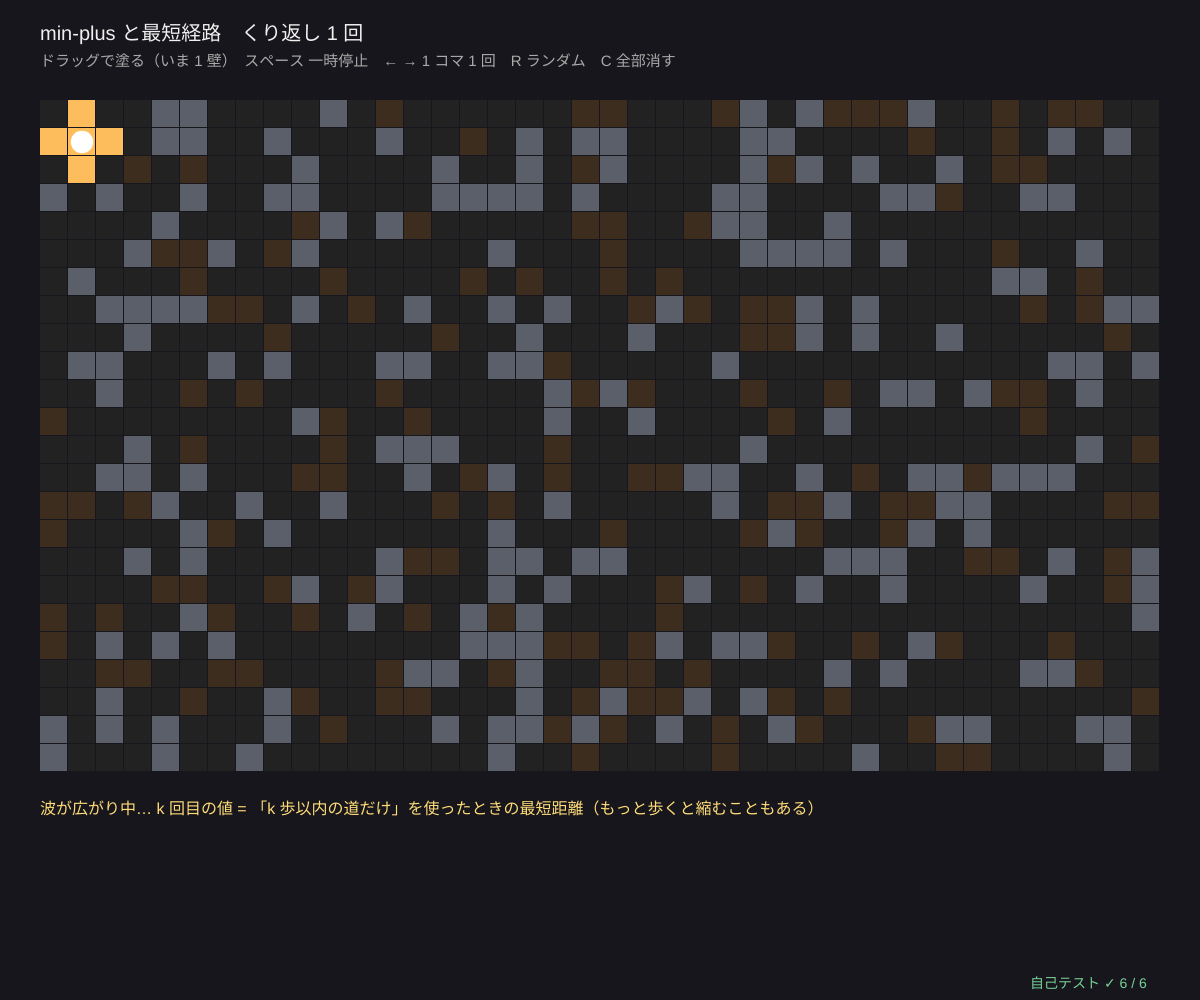
Frame 1 (no input)
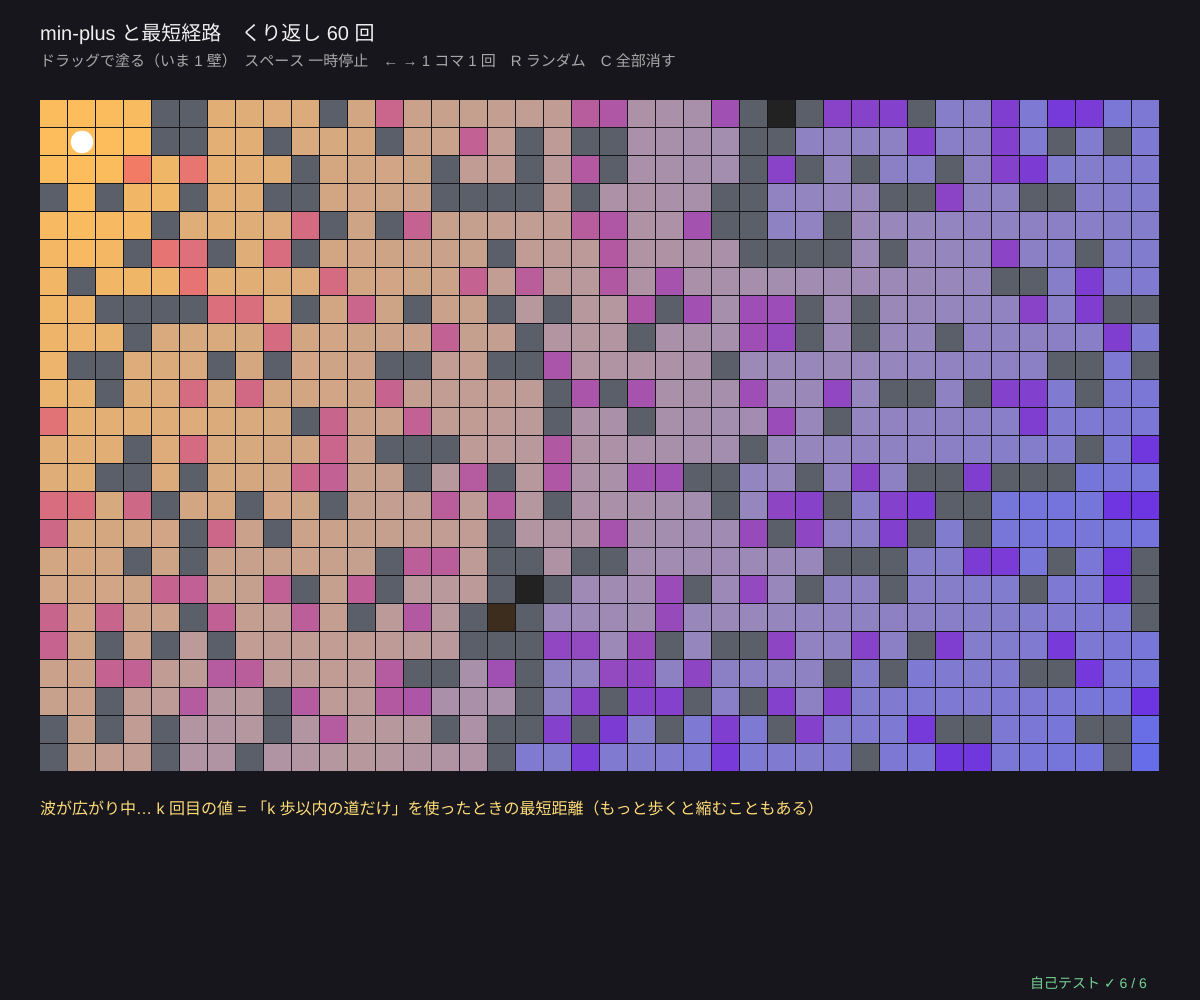
Frame 60 (no input)
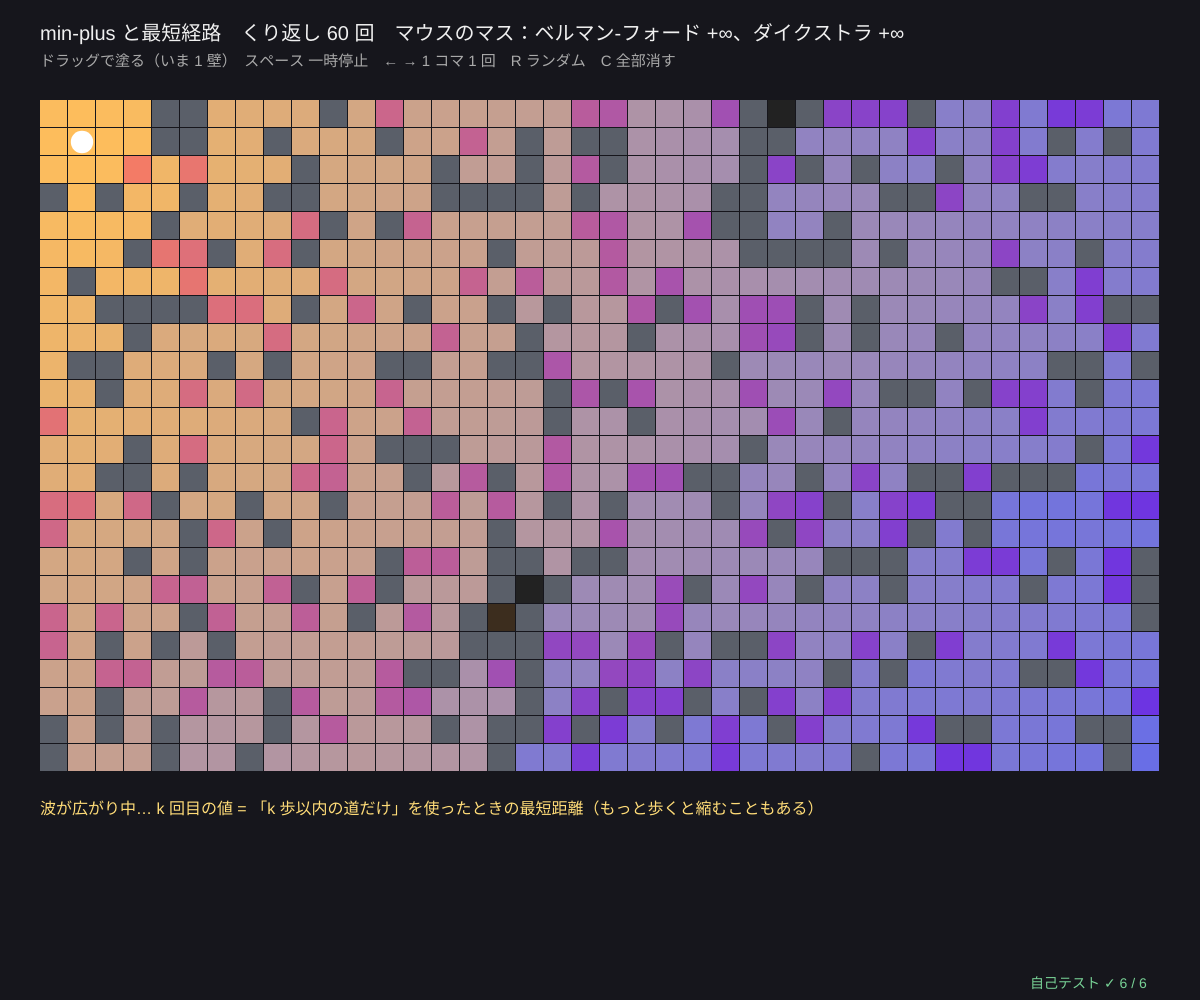
Frame 120 (the mouse pressed at the canvas centre since frame 60)

The p5.js sketch that drew these frames (run headless with seeded random() and noise() and a simulated clock; from frame 60 on, the mouse is pressed at the canvas centre):

// p5.js sketch
// ── sketch.js
// ============================================
// 12 min-plus と最短経路 ─ ⊕ を max から min に替えると (min, +) 半環。ゼロは +∞、いちは 0。今度は「いちばん近い道」
// 迷路のマスがノード。となりのマスへ入るコスト：道 1、ぬかるみ 4、壁は入れない（+∞）
//   ベルマン-フォード法 = min-plus の 1 次方程式 x = A ⊗' x ⊕' b をくり返し x ← A ⊗' x ⊕' b で解く（b = 出発点 0、他は +∞）
//   1 回くり返すごとに「1 歩ぶん」波が広がる。止まった答えを、ダイクストラ法（優先度つきキュー）の答えと比べる
// ドラッグで塗る（1 壁 / 2 ぬかるみ / 3 道 / 4 出発点）/ スペース 一時停止 / ← → 1 コマのくり返し回数 / R ランダムな迷路 / C 全部消す
// ============================================

const COLS = 40, ROWS = 24;            // ★ 迷路の大きさ
const COST = { road: 1, mud: 4 };      // ★ マスに入るコスト
const INF = Infinity;                  // min-plus のゼロ（行けない）
let cellT, src = 0, brush = 1, xs, iter = 0, done = false, paused = false, perFrame = 1, dj = null;

function setup() { createCanvas(windowWidth, windowHeight); textWrap(CHAR); selfTest(); seedRng(12); cellT = randomMaze(COLS, ROWS); src = idx(1, 1); for (let c = 0; c < 3; c++) for (let r = 0; r < 3; r++) cellT[idx(c, r)] = 0; restart(); }
function idx(c, r) { return c + COLS * r; }
function mnAdd(a, b) { return a <= b ? a : b; }                                   // a ⊕' b = min(a, b)
function mnMul(a, b) { return a === INF || b === INF ? INF : a + b; }             // a ⊗' b = a + b（+∞ があれば +∞）
function costOf(t) { return t === 1 ? INF : t === 2 ? COST.mud : COST.road; }      // 0 道、1 壁、2 ぬかるみ
function neighbors(i, nc, nr) { let c = i % nc, r = Math.floor(i / nc), out = []; if (c > 0) out.push(i - 1); if (c < nc - 1) out.push(i + 1); if (r > 0) out.push(i - nc); if (r < nr - 1) out.push(i + nc); return out; }
// ★ ベルマン-フォードの 1 回：x_i ← min( b_i, min_j (x_j ⊗' a_ij) )、a_ij = となりの j から i に入るコスト
function bfStep(x, T, s, nc, nr) {
  let y = new Array(x.length), changed = false;
  for (let i = 0; i < x.length; i++) {
    let v = i === s ? 0 : INF, ci = costOf(T[i]);
    if (ci !== INF) for (let j of neighbors(i, nc, nr)) v = mnAdd(v, mnMul(x[j], ci));
    y[i] = v; if (v !== x[i]) changed = true;
  }
  return { y, changed };
}
// ★ ダイクストラ法（2 分ヒープ）
function dijkstra(T, s, nc, nr) {
  let d = new Array(T.length).fill(INF), heap = [[0, s]]; d[s] = 0;
  let push = (e) => { heap.push(e); let k = heap.length - 1; while (k > 0) { let p = (k - 1) >> 1; if (heap[p][0] <= heap[k][0]) break; [heap[p], heap[k]] = [heap[k], heap[p]]; k = p; } };
  let pop = () => { let top = heap[0], last = heap.pop(); if (heap.length) { heap[0] = last; let k = 0; for (;;) { let l = 2 * k + 1, r = l + 1, m = k; if (l < heap.length && heap[l][0] < heap[m][0]) m = l; if (r < heap.length && heap[r][0] < heap[m][0]) m = r; if (m === k) break; [heap[m], heap[k]] = [heap[k], heap[m]]; k = m; } } return top; };
  while (heap.length) {
    let [dv, v] = pop(); if (dv > d[v]) continue;
    for (let u of neighbors(v, nc, nr)) { let w = costOf(T[u]); if (w !== INF && dv + w < d[u]) { d[u] = dv + w; push([d[u], u]); } }
  }
  return d;
}
function randomMaze(nc, nr) { let T = new Array(nc * nr).fill(0); for (let i = 0; i < T.length; i++) { let u = rnd(); T[i] = u < 0.22 ? 1 : u < 0.36 ? 2 : 0; } return T; }
function restart() { xs = cellT.map((_, i) => (i === src ? 0 : INF)); iter = 0; done = false; dj = dijkstra(cellT, src, COLS, ROWS); }

function draw() {
  background(22, 22, 28);
  if (!paused && !done) for (let t = 0; t < perFrame && !done; t++) { let r = bfStep(xs, cellT, src, COLS, ROWS); if (r.changed) { xs = r.y; iter++; } else done = true; }
  let cs = Math.floor(Math.min((width - 80) / COLS, (height - 190) / ROWS)), ox = 40, oy = 100;
  let dmax = Math.max(1, ...dj.filter((v) => v < INF));
  noStroke();
  for (let i = 0; i < cellT.length; i++) {
    let c = i % COLS, r = Math.floor(i / COLS), v = xs[i];
    if (cellT[i] === 1) fill(90, 95, 105);
    else if (v === INF) fill(cellT[i] === 2 ? color(60, 45, 30) : 34);
    else { let u = v / dmax; fill(255 - 150 * u, 190 - 80 * u + (cellT[i] === 2 ? -60 : 0), 90 + 140 * u); }
    rect(ox + c * cs, oy + r * cs, cs - 1, cs - 1);
  }
  // ---- マウスのマスから出発点までの最短の道（距離が 1 つずつ減るとなりをたどる）
  let mc = Math.floor((mouseX - ox) / cs), mr = Math.floor((mouseY - oy) / cs), info = '';
  if (mc >= 0 && mc < COLS && mr >= 0 && mr < ROWS) {
    let i = idx(mc, mr), pts = [];
    if (xs[i] < INF) {
      for (let g = 0; g < COLS * ROWS && i !== src; g++) { pts.push(i); let ci = costOf(cellT[i]), nx = neighbors(i, COLS, ROWS).find((j) => xs[j] + ci === xs[i]); if (nx === undefined) break; i = nx; }
      pts.push(src); stroke(255); strokeWeight(3); noFill(); beginShape(); for (let p of pts) vertex(ox + ((p % COLS) + 0.5) * cs, oy + (Math.floor(p / COLS) + 0.5) * cs); endShape();
    }
    info = '　マウスのマス：ベルマン-フォード ' + mpFmt(xs[idx(mc, mr)], 0) + '、ダイクストラ ' + mpFmt(dj[idx(mc, mr)], 0);
  }
  noStroke(); fill(255, 255, 255); circle(ox + ((src % COLS) + 0.5) * cs, oy + (Math.floor(src / COLS) + 0.5) * cs, cs * 0.8);
  let same = xs.every((v, i) => v === dj[i]);
  textAlign(LEFT, BASELINE); fill(240); textSize(20);
  text('min-plus と最短経路　くり返し ' + iter + ' 回' + (done ? '（止まった）' : '') + info, 40, 40);
  fill(170); textSize(15); text('ドラッグで塗る（いま ' + ['', '1 壁', '2 ぬかるみ', '3 道', '4 出発点'][brush] + '）　スペース 一時停止　← → 1 コマ ' + perFrame + ' 回　R ランダム　C 全部消す', 40, 66);
  fill(done && same ? color(120, 210, 150) : color(255, 220, 120)); textSize(16);
  text(done ? (same ? '✓ ベルマン-フォード（x ← A ⊗\' x ⊕\' b）の答え = ダイクストラ法の答え（全 ' + COLS * ROWS + ' マス、行けないマスは +∞）' : '✗ 一致しない') : '波が広がり中… k 回目の値 = 「k 歩以内の道だけ」を使ったときの最短距離（もっと歩くと縮むこともある）', 40, oy + ROWS * cs + 30, width - 80);
  drawSelfTest(width - 170, height - 12);
}

function paint() {
  let cs = Math.floor(Math.min((width - 80) / COLS, (height - 190) / ROWS)), c = Math.floor((mouseX - 40) / cs), r = Math.floor((mouseY - 100) / cs);
  if (c < 0 || c >= COLS || r < 0 || r >= ROWS) return;
  let i = idx(c, r);
  if (brush === 4) { src = i; cellT[i] = 0; } else if (i !== src) cellT[i] = brush === 1 ? 1 : brush === 2 ? 2 : 0;
  restart();
}
function mousePressed() { paint(); }
function mouseDragged() { paint(); }
function keyPressed() {
  for (let k = 1; k <= 4; k++) if (key === String(k)) brush = k;
  if (key === ' ') paused = !paused;
  if (key === RIGHT_ARROW) perFrame = Math.min(64, perFrame * 2);
  if (key === LEFT_ARROW) perFrame = Math.max(1, perFrame / 2);
  if (key === 'r' || key === 'R') { cellT = randomMaze(COLS, ROWS); for (let j of neighbors(src, COLS, ROWS).concat([src])) cellT[j] = 0; restart(); }
  if (key === 'c' || key === 'C') { cellT.fill(0); restart(); }
  return false;
}

// ---- 自己テスト
function selfTest() {
  selfTestResults = [];
  seedRng(120);
  let okBD = true, okIt = true, okTri = true;
  for (let t = 0; t < 20; t++) {
    let nc = 12 + (t % 5), nr = 9, T = randomMaze(nc, nr), s = rndInt(0, nc * nr - 1); T[s] = 0;
    let x = T.map((_, i) => (i === s ? 0 : INF)), k = 0, r;
    while ((r = bfStep(x, T, s, nc, nr)).changed && k < nc * nr) { x = r.y; k++; }
    let d = dijkstra(T, s, nc, nr);
    if (!x.every((v, i) => v === d[i]) || !noNaN(x)) okBD = false;
    if (k > nc * nr - 1) okIt = false;
    for (let i = 0; i < x.length; i++) if (costOf(T[i]) !== INF) for (let j of neighbors(i, nc, nr)) if (x[i] > mnMul(x[j], costOf(T[i]))) okTri = false;
  }
  check('ベルマン-フォード（min-plus のくり返し）= ダイクストラ法（ランダムな迷路 20 個、+∞ も一致）', okBD);
  check('くり返しは n − 1 回以内で止まる', okIt);
  check('答えは三角不等式 x_i ≤ x_j + （i に入るコスト）を満たす（もう縮まない）', okTri);
  let okW = true, okD = true;
  for (let t = 0; t < 30; t++) {
    let n = 4, A = Array.from({ length: n }, () => Array.from({ length: n }, () => (rnd() < 0.3 ? INF : rndInt(1, 9))));
    let P = A.map((r, i) => r.map((_, j) => { let m = INF; for (let k = 0; k < n; k++) m = mnAdd(m, mnMul(A[i][k], A[k][j])); return m; }));
    for (let i = 0; i < n; i++) for (let j = 0; j < n; j++) { let b = INF; for (let k = 0; k < n; k++) if (A[i][k] < INF && A[k][j] < INF) b = Math.min(b, A[i][k] + A[k][j]); if (P[i][j] !== b) okW = false; }
    let neg = (M) => M.map((r) => r.map((v) => (v === INF ? NEG_INF : v === NEG_INF ? INF : -v))), Q = neg(mpMatMul(neg(A), neg(A)));
    if (!Q.every((r, i) => r.every((v, j) => v === P[i][j]))) okD = false;
  }
  check('min-plus の行列の積 (A ⊗\' A)_ij = 2 本の道の最短（総当たり）', okW);
  check('min-plus = 符号を反対にした max-plus：A ⊗\' B = −((−A) ⊗ (−B))', okD);
  check('+∞ ⊗\' a = +∞、+∞ ⊕\' a = a（NaN なし）', mnMul(INF, 5) === INF && mnMul(INF, INF) === INF && mnAdd(INF, 5) === 5);
  reportSelfTest();
}

// ---------- やってみよう ----------
// 1. スペースで止めて ← → で 1 回ずつ進め、波（色のついたマス）が 1 歩ずつ広がるのを見よう
// 2. 2 でぬかるみを塗って、最短の道がぬかるみをよけるか確かめよう。ぬかるみのコストを 2 にすると？
// 3. 壁で出発点を囲むと、外のマスはずっと +∞（暗いまま）。ε = −∞ の min 版
// 4. くり返しの回数とダイクストラ法の手間を比べよう。ダイクストラが速いのはなぜ？（負のコストがないとき）
// 5. 03 の A^{⊗k}（max）とシリーズ 38 の 09（min）は、符号を反対にすれば同じ計算

// ==================================================
// ここから下は「マックスプラスの道具」（中身は読まなくても OK。消さないでね）
// ==================================================
// ---- マックスプラスの数：ε = −∞（「ゼロ」= 起きない・制約なし）、e = 0（「いち」= 待ち時間なし）
const NEG_INF = -Infinity;
function mpAdd(a, b) { return a >= b ? a : b; }                                   // a ⊕ b = max(a, b)
function mpMul(a, b) { return a === NEG_INF || b === NEG_INF ? NEG_INF : a + b; }  // a ⊗ b = a + b（ε があれば ε。−∞ + ∞ を作らない）
function mpFmt(v, d) {                                                             // ε を「ε」と表示（−Infinity を見せない）
  if (v === NEG_INF) return 'ε';
  if (v === Infinity) return '+∞';
  if (typeof v !== 'number' || v !== v) return '?';
  let s = (+v.toFixed(d === undefined ? 1 : d)).toString();
  return s === '-0' ? '0' : s;
}
// ---- マックスプラス行列（配列の配列）。(A ⊗ B)_ij = max_k (a_ik + b_kj)
function mpMat(n, m, v) { return Array.from({ length: n }, () => new Array(m).fill(v === undefined ? NEG_INF : v)); }
function mpEye(n) { let I = mpMat(n, n); for (let i = 0; i < n; i++) I[i][i] = 0; return I; }      // 単位行列 E（対角 e = 0、他は ε）
function mpMatMul(A, B) {
  let n = A.length, m = B[0].length, q = B.length, C = mpMat(n, m);
  for (let i = 0; i < n; i++) for (let k = 0; k < q; k++) {
    let a = A[i][k]; if (a === NEG_INF) continue;
    for (let j = 0; j < m; j++) { let b = B[k][j]; if (b !== NEG_INF && a + b > C[i][j]) C[i][j] = a + b; }
  }
  return C;
}
function mpMatAdd(A, B) { return A.map((r, i) => r.map((v, j) => mpAdd(v, B[i][j]))); }
function mpMatVec(A, x) { return A.map((r) => { let s = NEG_INF; for (let j = 0; j < r.length; j++) s = mpAdd(s, mpMul(r[j], x[j])); return s; }); }
function mpPow(A, k) { let P = mpEye(A.length); for (let t = 0; t < k; t++) P = mpMatMul(P, A); return P; }
// A* = E ⊕ A ⊕ A² ⊕ … ⊕ A^(n−1)。正の回路があると A* は発散する → positive = true（tol は計算誤差のゆとり）
function mpStar(A, tol) {
  let n = A.length, St = mpMatAdd(mpEye(n), A), P = A, plus = A.map((r) => r.slice());
  for (let k = 2; k <= n; k++) { P = mpMatMul(P, A); plus = mpMatAdd(plus, P); if (k < n) St = mpMatAdd(St, P); }
  let positive = false; for (let i = 0; i < n; i++) if (plus[i][i] > (tol === undefined ? 1e-9 : tol)) positive = true;
  return { star: St, positive };
}
// 残余（いちばん大きい劣解）：A ⊗ x ≤ b を満たす最大の x。x_j = min_i (b_i − a_ij)（a_ij = ε の行は制約なし）
function mpResid(A, b) {
  let m = A[0].length, x = new Array(m).fill(Infinity);
  for (let j = 0; j < m; j++) for (let i = 0; i < A.length; i++) {
    if (A[i][j] === NEG_INF) continue;
    let v = b[i] === NEG_INF ? NEG_INF : b[i] - A[i][j];
    if (v < x[j]) x[j] = v;
  }
  return x;                            // どの行にも関係しない列は +∞（いくら遅くてもよい）
}
function mpVecLeq(u, v, tol) { return u.every((a, i) => a === NEG_INF || a <= v[i] + (tol || 1e-9)); }
function mpVecEq(u, v, tol) { return u.every((a, i) => (a === NEG_INF && v[i] === NEG_INF) || (a !== NEG_INF && v[i] !== NEG_INF && Math.abs(a - v[i]) <= (tol || 1e-9))); }
// ---- 種つきの乱数（同じ種なら毎回同じ列）
let rngState = 1;
function seedRng(s) { rngState = (s >>> 0) || 1; }
function rnd() {                       // 0〜1 の一様乱数（mulberry32）
  rngState = (rngState + 0x6d2b79f5) >>> 0;
  let t = rngState;
  t = Math.imul(t ^ (t >>> 15), t | 1);
  t ^= t + Math.imul(t ^ (t >>> 7), t | 61);
  return ((t ^ (t >>> 14)) >>> 0) / 4294967296;
}
function rndInt(a, b) { return a + Math.floor(rnd() * (b - a + 1)); }
// ---- 自己テストの道具
let selfTestResults = [];
function check(name, cond) { selfTestResults.push({ name, ok: !!cond }); }
function near(a, b, tol) { return a !== null && a !== undefined && isFinite(a) && Math.abs(a - b) <= (tol === undefined ? 1e-9 : tol); }
function noNaN(v) { return Array.isArray(v) ? v.every(noNaN) : !(typeof v === 'number' && v !== v); }
function reportSelfTest() { for (let r of selfTestResults) (r.ok ? console.log : console.error)((r.ok ? '✓ ' : '✗ ') + r.name); }
function selfTestLine() { let n = selfTestResults.filter((r) => r.ok).length; return '自己テスト ' + (n === selfTestResults.length ? '✓ ' : '✗ ') + n + ' / ' + selfTestResults.length; }
function drawSelfTest(x, y) { noStroke(); fill(selfTestResults.every((r) => r.ok) ? color(120, 210, 150) : color(255, 90, 90)); textSize(14); textAlign(LEFT, BASELINE); text(selfTestLine(), x, y); }
